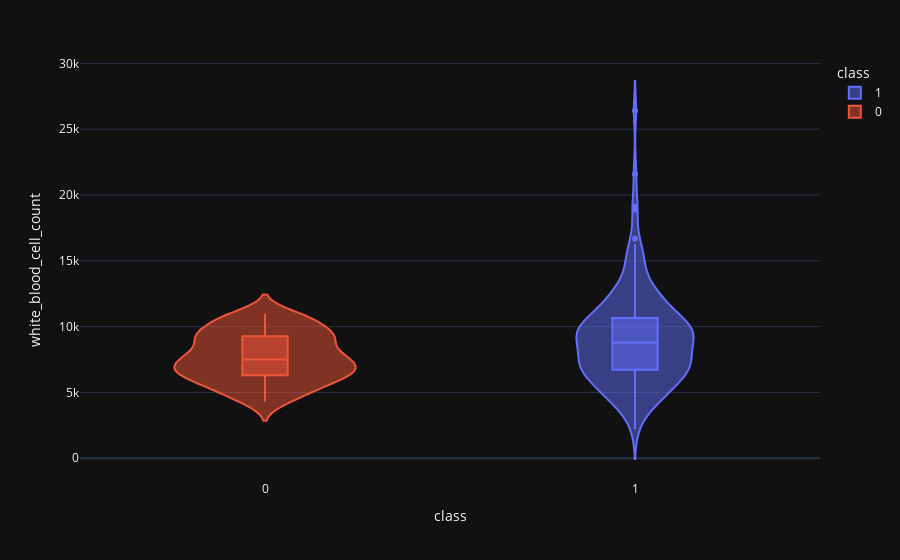

The notebook cell this image was saved under:
### Code cell
violin('white_blood_cell_count')

### Figure 1 — Plotly figure (JSON) as saved in the notebook; plotly's stock layout.template omitted (floating-point values rounded to 4 significant figures; data arrays with more than 128 entries replaced by an {"elided": "..."} marker saying what was removed)
{"data": [{"alignmentgroup": "True", "box": {"visible": true}, "hovertemplate": "class=%{x}<br>white_blood_cell_count=%{y}<extra></extra>", "legendgroup": "1", "marker": {"color": "#636efa"}, "name": "1", "offsetgroup": "1", "orientation": "v", "scalegroup": "True", "showlegend": true, "type": "violin", "x": {"elided": "250 int values"}, "x0": " ", "xaxis": "x", "y": {"elided": "250 float values"}, "y0": " ", "yaxis": "y"}, {"alignmentgroup": "True", "box": {"visible": true}, "hovertemplate": "class=%{x}<br>white_blood_cell_count=%{y}<extra></extra>", "legendgroup": "0", "marker": {"color": "#EF553B"}, "name": "0", "offsetgroup": "0", "orientation": "v", "scalegroup": "True", "showlegend": true, "type": "violin", "x": {"elided": "150 int values"}, "x0": " ", "xaxis": "x", "y": {"elided": "150 float values"}, "y0": " ", "yaxis": "y"}], "layout": {"legend": {"title": {"text": "class"}, "tracegroupgap": 0}, "margin": {"t": 60}, "violinmode": "overlay", "xaxis": {"anchor": "y", "categoryarray": [1, 0], "categoryorder": "array", "domain": [0, 1], "title": {"text": "class"}}, "yaxis": {"anchor": "x", "domain": [0, 1], "title": {"text": "white_blood_cell_count"}}}}
